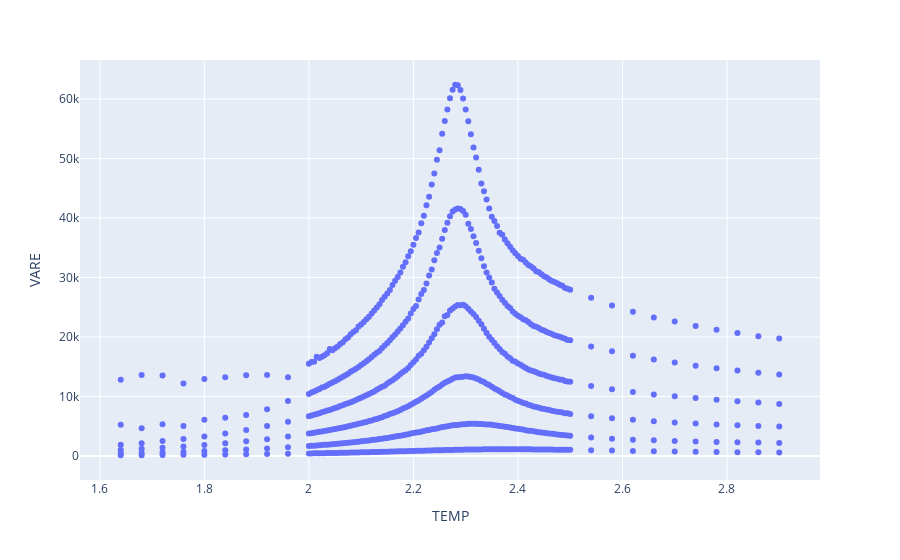

Here is the notebook cell this chart was saved with:
### Code cell
import plotly.express as px

fig = px.scatter(data, x="TEMP", y="VARE")

# Show the plot
fig.show()

own_list=[2.330, 2.315, 2.300]

### Figure 1 — Plotly figure (JSON) as saved in the notebook; plotly's stock layout.template omitted (floating-point values rounded to 4 significant figures; data arrays with more than 128 entries replaced by an {"elided": "..."} marker saying what was removed)
{"data": [{"hovertemplate": "TEMP=%{x}<br>VARE=%{y}<extra></extra>", "legendgroup": "", "marker": {"color": "#636efa", "symbol": "circle"}, "mode": "markers", "name": "", "orientation": "v", "showlegend": false, "type": "scatter", "x": {"elided": "720 float values"}, "xaxis": "x", "y": {"elided": "720 float values"}, "yaxis": "y"}], "layout": {"legend": {"tracegroupgap": 0}, "margin": {"t": 60}, "xaxis": {"anchor": "y", "domain": [0, 1], "title": {"text": "TEMP"}}, "yaxis": {"anchor": "x", "domain": [0, 1], "title": {"text": "VARE"}}}}
